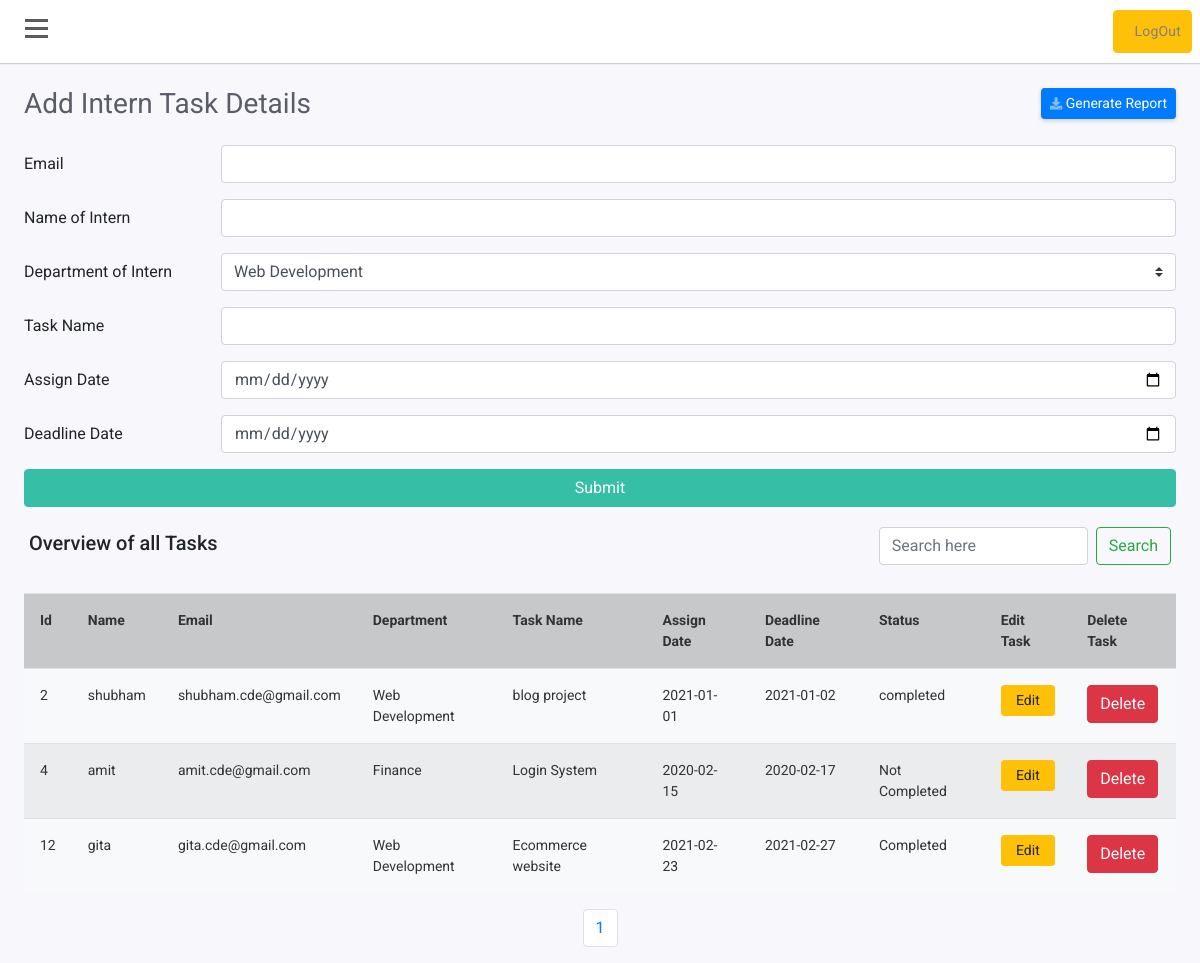
/admin/createtask.php (signed in), run on the app's committed database.
### tables this page shows
CREATE TABLE `task` (
  `id` int(11) NOT NULL,
  `email` varchar(200) NOT NULL,
  `name` varchar(100) NOT NULL,
  `dept` varchar(100) DEFAULT NULL,
  `taskname` varchar(100) NOT NULL,
  `assdate` date NOT NULL,
  `deadline` date NOT NULL,
  `status` varchar(50) NOT NULL
);

### admin/createtask.php (the view, shortened to what this page needs)
<?php
    $servername = "localhost";
    $username = "root";
    $password = "";
    $dbname = "intern";
    $conn = new mysqli($servername, $username, $password, $dbname);
    $page=$_GET["page"];
    if($page=="" || $page=="1"){
        $page1=0;
    }else{
        $page1=($page*5)-5;
    }
?>
<!doctype html>
<html lang="en">
<head>
    <link rel="stylesheet" href="https://stackpath.bootstrapcdn.com/bootstrap/4.1.3/css/bootstrap.min.css"
>
    <link rel="stylesheet" href="https://use.fontawesome.com/releases/v5.7.2/css/all.css"
>
    <link rel="stylesheet" href="css/style.css">
</head>
<body>
    <div id="wrapper">
        <div id="page-content-wrapper">
            <div id="content">
                <div class="container-fluid p-0 px-lg-0 px-md-0">
                    <nav class="navbar navbar-expand navbar-light my-navbar sticky-top">
                        <div type="button" id="bar" class="nav-icon1 hamburger animated fadeInLeft is-closed"
                            data-toggle="offcanvas">
                            <span></span>
                            <span></span>
                            <span></span>
                        </div>
                        <ul class="navbar-nav ml-auto">
                            <li class="nav-item" style="padding: 8px;">
                                <a href="logout.php" class="btn btn-warning">LogOut</a>
                            </li>
                        </ul>
                    </nav>
                    <div class="container-fluid px-lg-4">
                        <div class="row">
                            <div class="col-md-12 mt-lg-4 mt-4">
                                <div class="d-sm-flex align-items-center justify-content-between mb-4">
                                    <h1 class="h3 mb-0 text-gray-800">Add Intern Task Details</h1>
                                    <a href="#" class="d-none d-sm-inline-block btn btn-sm btn-primary shadow-sm"><i
                                            class="fas fa-download fa-sm text-white-50"></i> Generate Report</a>
                                </div>
                            </div>
                            <div class="col-md-12">
                                <form class="needs-validation" novalidate action="inserttask.php" method="POST">
                                    <div class="form-group row">
                                        <label for="inputEmail" class="col-sm-2 col-form-label">Email</label>
                                        <div class="col-sm-10">
                                            <input type="email" class="form-control" id="inputEmail" name="email"
                                                required>
                                        </div>
                                    </div>
                                    <div class="form-group row">
                                        <label for="inputName" class="col-sm-2 col-form-label">Name of Intern</label>
                                        <div class="col-sm-10">
                                            <input type="text" class="form-control" id="inputName" name="name" required>
                                        </div>
                                    </div>
                                    <div class="form-group row">
                                        <label for="inputName" class="col-sm-2 col-form-label">Department of
                                            Intern</label>
                                        <div class="col-sm-10">
                                            <select class="custom-select" id="validationCustom04" name="dept" required>
                                                <option value="Web Development">Web Development</option>
                                            </select>
                                        </div>
                                    </div>
                                    <div class="form-group row">
                                        <label for="inputTask" class="col-sm-2 col-form-label">Task Name</label>
                                        <div class="col-sm-10">
                                            <input type="text" class="form-control" id="inputTask" name="taskname"
                                                required>
                                        </div>
                                    </div>
                                    <div class="form-group row">
                                        <label for="inoutAssignDate" class="col-sm-2 col-form-label">Assign Date</label>
                                        <div class="col-sm-10">
                                            <input type="date" class="form-control" id="inoutAssignDate"
                                                name="assigndate" required>
                                        </div>
                                    </div>
                                    <div class="form-group row">
                                        <label for="inputDeadlineDate" class="col-sm-2 col-form-label">Deadline
                                            Date</label>
                                        <div class="col-sm-10">
                                            <input type="date" class="form-control" id="inputDeadlineDate"
                                                name="deadlinedate" required>
                                        </div>
                                    </div>
                                    <button class="btn btn-success btn-block" type="submit">Submit</button>
                                </form>
                            </div>
                            <div class="card-body">
                                        <div class="d-md-flex align-items-center">
                                            <div>
                                                <h5 class="card-subtitle">Overview of all Tasks</h5>
                                            </div>
                                            <div class="ml-auto">
                                                <form class="form-inline my-2 my-lg-0 ml-auto" method="post" action="">
                                                    <input class="form-control mr-sm-2" type="text" name="search"
                                                        placeholder="Search here" aria-label="Search">
                                                    <button class="btn btn-outline-success my-2 my-sm-0"
                                                        type="submit">Search</button>
                                                </form>
                                            </div>
                                        </div>
                                    </div>
                            <div class="col-md-12 mt-2">
                                <div class="table-responsive">
                                    <table class="table table-striped bg-light small">
                                        <tr class="table-dark">
                                            <th>Id</th>
                                            <th>Name</th>
                                            <th>Email</th>
                                            <th>Department</th>
                                            <th>Task Name</th>
                                            <th>Assign Date</th>
                                            <th>Deadline Date</th>
                                            <th>Status</th>
                                            <th>Edit Task</th>
                                            <th>Delete Task</th>
                                        </tr>
                                        <?php
if($_SESSION['legitDepartment']=='ALL'){
    if(isset($_POST['search'])){
        $searchKey=$_POST['search'];
        $sql = "SELECT * FROM `task` where (`id` like '%$searchKey%'
        OR `name` like '%$searchKey%' OR `email` like '%$searchKey%' OR `dept` like '%$searchKey%' OR `taskname` like '%$searchKey%'
        OR `assdate` like '%$searchKey%'   OR `status` like '%$searchKey%')";
    }else{
        $sql = "SELECT * FROM `task` limit $page1,5";
    }
}
                                                    $data = mysqli_query($conn,$sql);
                                                    while($res = mysqli_fetch_array($data)){
                                                        ?>
                                        <tr class="text-dark">
                                            <td> <?php echo $res['id'];  ?> </td>
                                            <td> <?php echo $res['name'];  ?> </td>
                                            <td> <?php echo $res['email'];  ?> </td>
                                            <td> <?php echo $res['dept'];  ?> </td>
                                            <td> <?php echo $res['taskname'];  ?> </td>
                                            <td> <?php echo $res['assdate'];  ?> </td>
                                            <td> <?php echo $res['deadline'];  ?> </td>
                                            <td> <?php echo $res['status'];  ?> </td>
                                            <td>
                                                <button type="button"
                                                    class="btn btn-sm btn-warning btn-block editbtn">Edit</button>
                                            </td>
                                            <td> <button class="btn-danger btn text-primary"><a
                                                        href="./deletetask.php? id=<?php echo $res['id']; ?>"
                                                        class="text-white">Delete</a></button></td>
                                        </tr>
                                        <?php
                                            }
                                            ?>
                                    </table>
                                    <nav aria-label="Page navigation example">
                                        <ul class="pagination justify-content-center">
                                            <?php
                                                    $sql = "SELECT * FROM task";
                                                    $data = mysqli_query($conn,$sql);
                                                    if($data){
                                                        $row=mysqli_num_rows($data);
                                                        $a=$row/5;
                                                        $a=ceil($a);
                                                        for($b=1;$b<=$a;$b++){
                                                            echo '<li class="page-item"><a class="page-link" href="createtask.php?page='.$b.'">'.$b.'</a></li>';
                                                        }
                                                    }
                                                ?>
                                        </ul>
                                    </nav>
                                </div>
                            </div>
                        </div>
                    </div>
                </div>
            </div>
        </div>
    </div>
</body>
</html>

### admin/css/style.css (style rules this page uses)
body { position: relative; overflow-x:hidden; background: #f7f7fc; font-family: 'Roboto', sans-serif; }
body, html { height: 100%; }
.navbar-nav > li > a ,.submenu-box ul li a { color:gray!important; text-transform: capitalize; font-size: 14px; padding:10px 10px 10px 20px!important; display: block; font-weight: 400; position: relative; z-index: 2; font-family: 'Roboto', sans-serif; letter-spacing: .2px; }
.navbar-nav li { display:block!important; margin:2px 0px; }
#page-content-wrapper { width: 100%; transition: all 0.5s ease; }
.nav-icon1 { z-index: 999; position:relative; display: block; width:23px; margin:0px 30px 0px 25px; cursor:pointer; height: 25px; }
.nav-icon1 span { position:absolute; top:0; width:100%; height:3px; cursor:pointer; background-color:#5d5d5d; left:0; transform:rotate(0deg); transition:.30s ease-in-out; }
.nav-icon1 span:nth-of-type(1) { top:0; }
.nav-icon1 span:nth-of-type(2) { top:8px; }
.nav-icon1 span:nth-of-type(3) { top:16px; }
.my-navbar { padding:0px; background-color:white; box-shadow: 0 1px 1px 0 rgba(0,0,0,.16); }
.card-body { flex: 1 1 auto; min-height: 1px; padding: 1.25rem; }
.text-gray-800 { color: #5a5c69!important; font-size: 1.75rem; font-weight: 400; line-height: 1.2; }
.shadow-sm { box-shadow: 0 .125rem .25rem 0 rgba(58,59,69,.2)!important; }
.btn-sm { padding: .25rem .5rem; font-size: .875rem; line-height: 1.5; border-radius: .2rem; }
.btn-success { color: #fff; background-color: #36bea6; border-color: #36bea6; }
.table td, .table th { padding: 1rem; font-size:14px; color:#333; vertical-align: top; border-top: 1px solid #dee2e6; }

### data on the page
task: id "2", name "shubham", email "shubham.cde@gmail.com", dept "Web Development", taskname "blog project", assdate "2021-01-01", deadline "2021-01-02", status "completed"
task: id "4", name "amit", email "amit.cde@gmail.com", dept "Finance", taskname "Login System", assdate "2020-02-15", deadline "2020-02-17", status "Not Completed"
task: id "12", name "gita", email "gita.cde@gmail.com", dept "Web Development", taskname "Ecommerce website", assdate "2021-02-23", deadline "2021-02-27", status "Completed"
